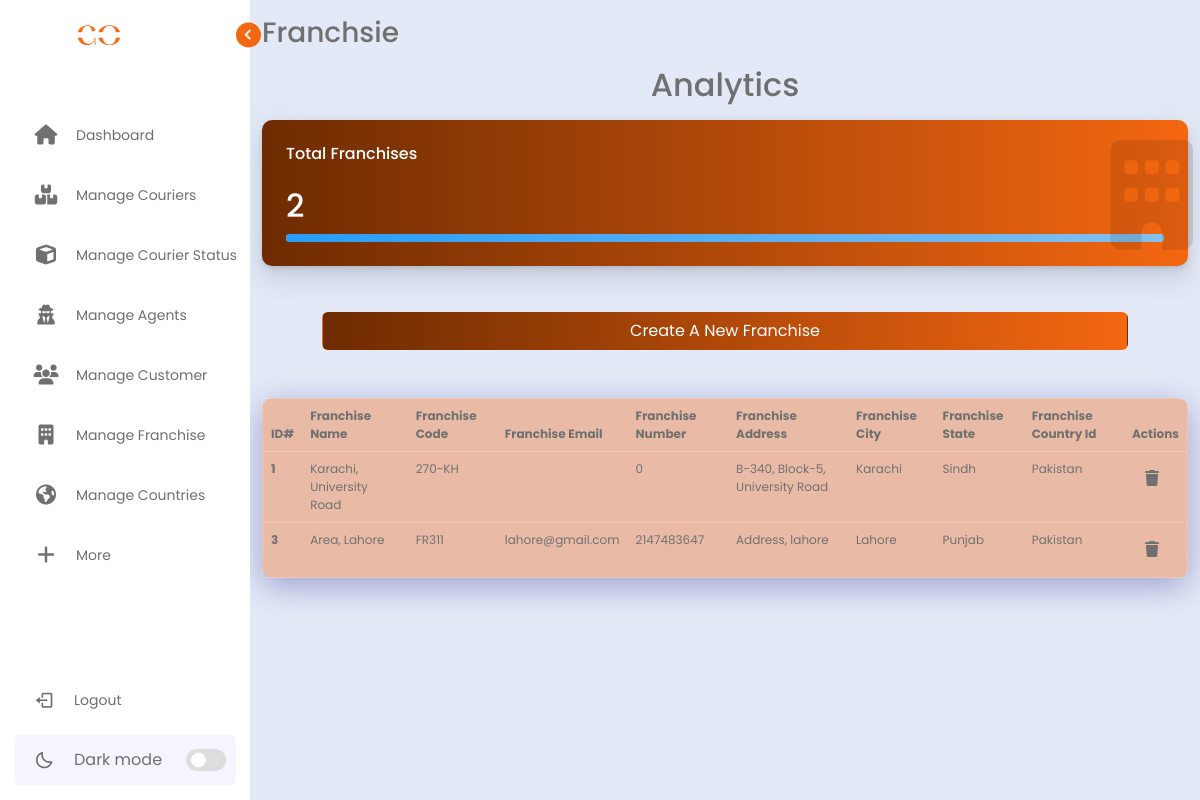
Screenshot of /admin/franchise.php (signed in) with the database file from the repository.
### tables this page shows
CREATE TABLE `franchise` (
  `FranchiseId` int(10) UNSIGNED NOT NULL,
  `FranchiseCode` varchar(255) NOT NULL,
  `FranchiseName` varchar(100) NOT NULL,
  `FranchiseEmail` varchar(100) NOT NULL,
  `FranchiseNumber` int(11) NOT NULL,
  `FranchiseAddress` varchar(255) NOT NULL,
  `FranchiseCity` varchar(155) NOT NULL,
  `FranchiseState` varchar(155) NOT NULL,
  `FranchiseCountryId` int(10) UNSIGNED NOT NULL
);

CREATE TABLE `country` (
  `CountryId` int(10) UNSIGNED NOT NULL,
  `CountryName` varchar(255) NOT NULL
);

### admin/franchise.php (the view)
<?php
include('../assets/template/admin/header.php');
include('../assets/modules/dbconnection.php');
$franchise = $con->prepare('select * from franchise');
$franchise->execute();
$franchiseCount = $franchise->rowCount();
$franchiseRecord = $franchise->fetchAll(PDO::FETCH_OBJ);
$country = $con->prepare('select CountryId, CountryName from country');
$country->execute();
$countryRecord = $country->fetchAll(PDO::FETCH_OBJ);
?>
<div class="container">
    <h3 class="text mt-3">Franchsie</h3>
    <div class="row mt-3">
        <div class="main-heading">
            <h2 class="text-center mb-3 text">Analytics</h2>
        </div>
        <div class="col-xl-12 col-lg-6">
            <div class="card l-bg-cherry">
                <div class="card-statistic-3 p-4">
                    <div class="card-icon card-icon-large">
                        <i class="fas fa-building icon"></i>
                    </div>
                    <div class="mb-4">
                        <h6 class="card-title mb-0">Total Franchises</h6>
                    </div>
                    <div class="row align-items-center mb-2 d-flex">
                        <div class="col-8">
                            <h2 class="d-flex align-items-center mb-0">
                                <?php echo $franchiseCount; ?>
                            </h2>
                        </div>
                    </div>
                    <div class="progress mt-1 " data-height="8" style="height: 8px;">
                        <div class="progress-bar l-bg-cyan" role="progressbar" data-width="25%" aria-valuenow="25" aria-valuemin="0" aria-valuemax="100" style="width: 100%;"></div>
                    </div>
                </div>
            </div>
        </div>
    </div>
    <section>
        <div class="row m-5 mt-0">
            <div class="col-12">
                <a href="./new-franchise.php">
                    <button class="btn l-bg-cherry mt-3 w-100">Create A New Franchise</button>
                </a>
            </div>
        </div>
    </section>
    <div class="row">
        <div class="col-12">
            <table class="table desc-table text">
                <thead>
                    <tr>
                        <th class="table-row-head">ID#</th>
                        <th class="table-row-head">Franchise Name</th>
                        <th class="table-row-head">Franchise Code</th>
                        <th class="table-row-head">Franchise Email</th>
                        <th class="table-row-head">Franchise Number</th>
                        <th class="table-row-head">Franchise Address</th>
                        <th class="table-row-head">Franchise City</th>
                        <th class="table-row-head">Franchise State</th>
                        <th class="table-row-head">Franchise Country Id</th>
                        <th class="table-row-head">Actions</th>
                    </tr>
                </thead>
                <tbody>
                    <?php
                    foreach ($franchiseRecord as $row) {
                    ?>
                        <tr>
                            <th><?php echo $row->FranchiseId ?></th>
                            <td class="text"><?php echo $row->FranchiseName ?></td>
                            <td class="text"><?php echo $row->FranchiseCode ?></td>
                            <td class="text"><?php echo $row->FranchiseEmail ?></td>
                            <td class="text"><?php echo $row->FranchiseNumber ?></td>
                            <td class="text">
                                <?php echo $row->FranchiseAddress ?>
                            </td>
                            <td class="text">
                                <?php echo $row->FranchiseCity ?>
                            </td>
                            <td class="text">
                                <?php echo $row->FranchiseState ?>
                            </td>
                            <td class="text">
                                <?php foreach ($countryRecord as $country) {
                                    if ($row->FranchiseCountryId == $country->CountryId) {
                                        echo $country->CountryName;
                                    }
                                } ?>
                            </td>
                            <td class="text">
                                <div class="row">
                                    <div class="col-12">
                                        <a href="./delete-franchise.php?franchise-id=<?php echo $row->FranchiseId; ?>"><button type="submit" class="btn text"><i class="fa-solid fa-trash"></i></button></a>
                                    </div>
                                </div>
                            </td>
                        </tr>
                    <?php } ?>
                </tbody>
            </table>
        </div>
    </div>
</div>
<?php
include('../assets/template/admin/footer.php');
?>

### assets/CSS/adminCSS/main-admin.css (style rules this page uses)
* { margin: 0; padding: 0; box-sizing: border-box; font-family: "Poppins", sans-serif; }
:root { --body-color: #e4e9f7; --sidebar-color: #fff; --primary-color: #f46711; --primary-color-light: #f6f5ff; --toggle-color: #ddd; --text-color: #707070; --tran-03: all 0.2s ease; --tran-03: all 0.3s ease; --tran-04: all 0.3s ease; --tran-05: all 0.3s ease; }
body { height: 100vh; background-color: var(--body-color) !important; transition: var(--tran-05); overflow-x: hidden; }
.home .text { color: var(--text-color); }

### assets/CSS/adminCSS/analytics.css (style rules this page uses)
.card { background-color: #fff; border-radius: 10px; border: none; position: relative; margin-bottom: 30px; box-shadow: 0 0.46875rem 2.1875rem rgba(90, 97, 105, 0.1), 0 0.9375rem 1.40625rem rgba(90, 97, 105, 0.1), 0 0.25rem 0.53125rem rgba(90, 97, 105, 0.12), 0 0.125rem 0.1875rem rgba(90, 97, 105, 0.1); }
.l-bg-cherry { background: linear-gradient(to right, #6e2b01, #f46711) !important; color: #fff; }
.card .card-statistic-3 .card-icon-large .fas, .card .card-statistic-3 .card-icon-large .far, .card .card-statistic-3 .card-icon-large .fab, .card .card-statistic-3 .card-icon-large .fal { font-size: 110px; }
.card .card-statistic-3 .card-icon { text-align: center; line-height: 50px; margin-left: 15px; color: #000; position: absolute; right: -5px; top: 20px; opacity: 0.1; }
.l-bg-cyan { background: linear-gradient(135deg, #289cf5, #84c0ec) !important; color: #fff; }

### assets/CSS/adminCSS/table.css (style rules this page uses)
.desc-table { background: rgba(244, 103, 17, 0.35); box-shadow: 0 8px 32px 0 rgba(31, 38, 135, 0.37); backdrop-filter: blur(4.5px); -webkit-backdrop-filter: blur(4.5px); border-radius: 10px; border: 1px solid rgba(255, 255, 255, 0.18); font-size: 12px !important; }

### rows the page displays
franchise: FranchiseId "1", FranchiseName "Karachi, University Road", FranchiseCode "270-KH", FranchiseNumber "0", FranchiseAddress "B-340, Block-5, University Road", FranchiseCity "Karachi", FranchiseState "Sindh"
country: CountryName "Pakistan"
franchise: FranchiseId "3", FranchiseName "Area, Lahore", FranchiseCode "FR311", FranchiseEmail "lahore@gmail.com", FranchiseNumber "2147483647", FranchiseAddress "Address, lahore", FranchiseCity "Lahore", FranchiseState "Punjab"

### other values shown
$franchiseCount "2"
